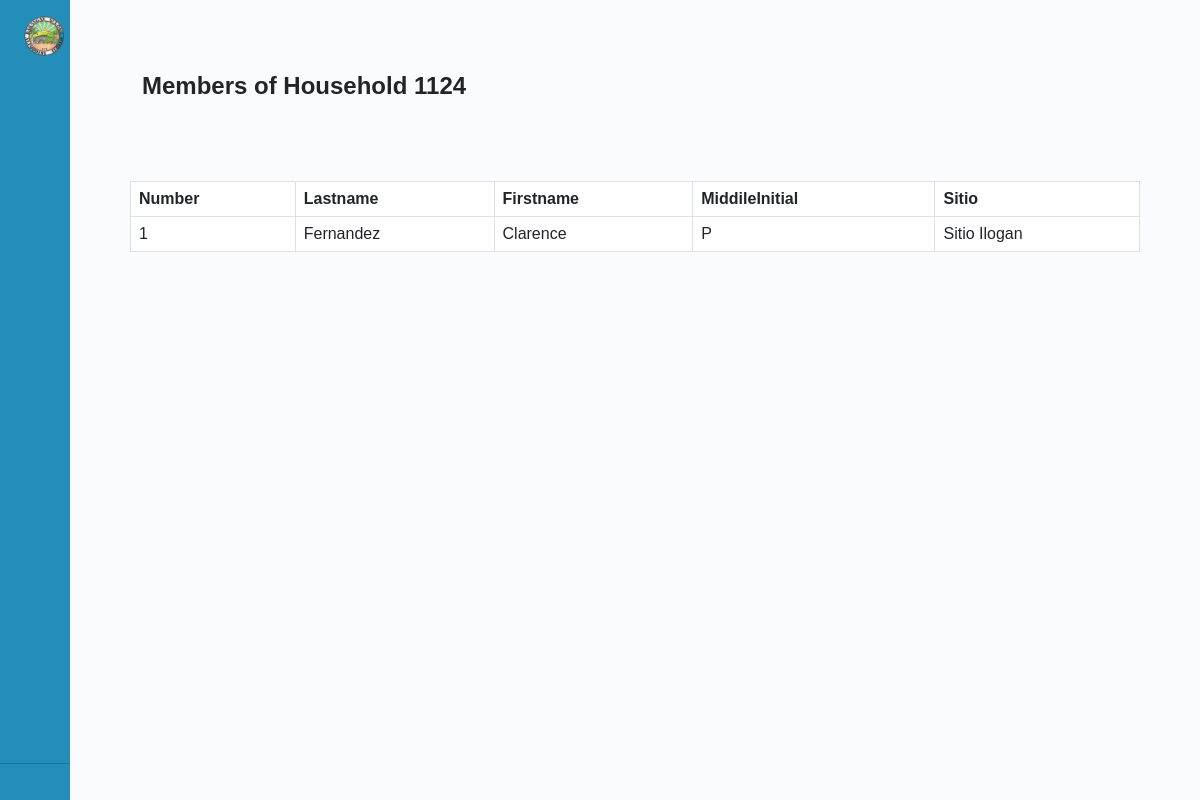
/household_details.php?household=1124 (signed in), run on the app's committed database.
### tables this page shows
CREATE TABLE `residentrecord` (
  `id` int(11) NOT NULL AUTO_INCREMENT,
  `Firstname` varchar(100) NOT NULL,
  `Lastname` varchar(100) NOT NULL,
  `MiddleInitial` varchar(10) NOT NULL,
  `Age` int(11) NOT NULL,
  `CivilStatus` varchar(50) NOT NULL,
  `Gender` varchar(10) NOT NULL,
  `ContactNumber` varchar(15) NOT NULL,
  `Sitio` varchar(50) NOT NULL,
  `Household` varchar(250) NOT NULL,
  `Photo` varchar(100) NOT NULL,
  PRIMARY KEY (`id`)
);

### household_details.php (the view, shortened to what this page needs)
<?php
include('includes_admin/footer.php');
include('includes_admin/header.php');
require_once("session.php");
$household = isset($_GET['household']) ? $_GET['household'] : '';
$sql = "SELECT * FROM residentrecord WHERE household = :household";
$query = $dbh->prepare($sql);
$query->bindParam(':household', $household, PDO::PARAM_STR);
$query->execute();
$members = [];
while ($row = $query->fetch(PDO::FETCH_ASSOC)) {
    $members[] = $row;
}
?>
<body>
    <div class="wrapper">
    <aside id="sidebar">
            <div class="d-flex">
                <button class="toggle-btn" type="button">
                    <img class="headerlogo " src="/Logo/headerlogo.png" alt="Alimodian">
                </button>
            </div>
            <ul class="sidebar-nav">
                <li class="sidebar-item">
                    <a href="dashboard.php" class="sidebar-link">
                    </a>
                </li>
                <li class="sidebar-item">
                    <a href="#" class="sidebar-link collapsed has-dropdown" data-bs-toggle="collapse"
                        data-bs-target="#brgy" aria-expanded="false" aria-controls="brgy">
                    </a>
                </li>
                <li class="sidebar-item">
                    <a href="#" class="sidebar-link collapsed has-dropdown" data-bs-toggle="collapse"
                        data-bs-target="#record" aria-expanded="false" aria-controls="record">
                    </a>
                </li>
                <li class="sidebar-item">
                    <a href="#" class="sidebar-link collapsed has-dropdown" data-bs-toggle="collapse"
                        data-bs-target="#docs" aria-expanded="false" aria-controls="docs">
                    </a>
                </li>
                <li class="sidebar-item">
                    <a href="#" class="sidebar-link collapsed has-dropdown" data-bs-toggle="collapse"
                        data-bs-target="#updates" aria-expanded="false" aria-controls="updates">
                    </a>
                </li>
                <li class="sidebar-item">
                    <a href="#" class="sidebar-link collapsed has-dropdown" data-bs-toggle="collapse"
                        data-bs-target="#services" aria-expanded="false" aria-controls="services">
                    </a>
                </li>
                <li class="sidebar-item">
                    <a href="dashboardbackup.php" class="sidebar-link">
                    </a>
                </li>
            </ul>
            <div class="sidebar-footer">
                <a href="userprofile.php" class="sidebar-link">
                </a>
            </div>
            <hr>
            <div class="sidebar-footer">
                <a href="logout_admin.php" class="sidebar-link">
                </a>
            </div>
        </aside>
        <div class="main p-5">
            <div class="d-flex justify-content-between p-4">
                <h1>Members of Household <?php echo htmlentities($household); ?></h1>
            </div>
            <div class="container  mt-5 ">
                <table id="householdtable" class="table   table-bordered col-12">
                    <thead>
                        <tr>
                            <th class="col " scope="col">Number</th>
                            <th class="col " scope="col">Lastname</th>
                            <th class="col " scope="col">Firstname</th>
                            <th class="col " scope="col">MiddileInitial</th>
                            <th class="col " scope="col">Sitio</th>
                        </tr>
                    </thead>
                    <?php
                    foreach ($members as $index => $member) {
                        echo "<tr>";
                        echo "<td>" . ($index + 1) . "</td>";
                        echo "<td>" . htmlentities($member['Lastname']) . "</td>";
                        echo "<td>" . htmlentities($member['Firstname']) . "</td>";
                        echo "<td>" . htmlentities($member['MiddleInitial']) . "</td>";
                        echo "<td>" . htmlentities($member['Sitio']) . "</td>";
                        echo "</tr>";
                    }
                    ?>
                </table>
            </div>
        </div>
</body>
</html>

### includes_admin/stylebar.css (style rules this page uses)
a { text-decoration: none; }
li { list-style: none; }
h1 { font-weight: 600; font-size: 1.5rem; }
body { font-family: 'Poppins', sans-serif; }
.wrapper { display: flex; }
.main { min-height: 100vh; width: 100%; overflow: hidden; transition: all 0.35s ease-in-out; background-color: #fafbfe; }
.headerlogo { width: 40px; min-width: 40px; z-index: 1000; transition: all .25s ease-in-out; background-color: #238EBA; display: flex; flex-direction: column; }
#sidebar { width: 70px; min-width: 70px; z-index: 1000; transition: all .25s ease-in-out; background-color: #238EBA; display: flex; flex-direction: column; }
.toggle-btn { background-color: transparent; cursor: pointer; border: 0; padding: 1rem 1.5rem; }
.sidebar-nav { padding: 2rem 0; flex: 1 1 auto; }
a.sidebar-link { padding: .625rem 1.625rem; color: #FFF; display: block; font-size: 0.9rem; white-space: nowrap; border-left: 3px solid transparent; }
.sidebar-item { position: relative; }

### data on the page
residentrecord: Lastname "Fernandez", Firstname "Clarence", MiddleInitial "P", Sitio "Sitio Ilogan"

### other printed values
$household "1124"
